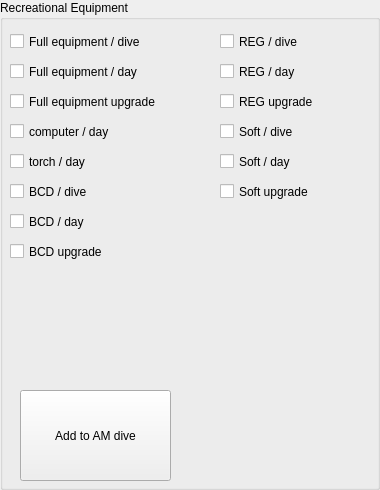
                     <widget class="QGroupBox" name="groupBox_3">
                      <property name="title">
                       <string>Recreational Equipment</string>
                      </property>
                      <widget class="QCheckBox" name="am_soft_dive_check_2">
                       <property name="geometry">
                        <rect>
                         <x>220</x>
                         <y>120</y>
                         <width>101</width>
                         <height>23</height>
                        </rect>
                       </property>
                       <property name="text">
                        <string>Soft / dive</string>
                       </property>
                      </widget>
                      <widget class="QCheckBox" name="am_torch_check_2">
                       <property name="geometry">
                        <rect>
                         <x>10</x>
                         <y>150</y>
                         <width>151</width>
                         <height>23</height>
                        </rect>
                       </property>
                       <property name="text">
                        <string>torch / day</string>
                       </property>
                      </widget>
                      <widget class="QCheckBox" name="am_full_equip_dive_check">
                       <property name="geometry">
                        <rect>
                         <x>10</x>
                         <y>30</y>
                         <width>171</width>
                         <height>23</height>
                        </rect>
                       </property>
                       <property name="text">
                        <string>Full equipment / dive</string>
                       </property>
                      </widget>
                      <widget class="QCheckBox" name="am_reg_dive_check_2">
                       <property name="geometry">
                        <rect>
                         <x>220</x>
                         <y>30</y>
                         <width>111</width>
                         <height>23</height>
                        </rect>
                       </property>
                       <property name="text">
                        <string>REG / dive</string>
                       </property>
                      </widget>
                      <widget class="QCheckBox" name="am_reg_upgrade_check_2">
                       <property name="geometry">
                        <rect>
                         <x>220</x>
                         <y>90</y>
                         <width>131</width>
                         <height>23</height>
                        </rect>
                       </property>
                       <property name="text">
                        <string>REG upgrade</string>
                       </property>
                      </widget>
                      <widget class="QCheckBox" name="am_full_equip_day_check">
                       <property name="geometry">
                        <rect>
                         <x>10</x>
                         <y>60</y>
                         <width>161</width>
                         <height>23</height>
                        </rect>
                       </property>
                       <property name="text">
                        <string>Full equipment / day</string>
                       </property>
                      </widget>
                      <widget class="QCheckBox" name="am_computer_check">
                       <property name="geometry">
                        <rect>
                         <x>10</x>
                         <y>120</y>
                         <width>161</width>
                         <height>23</height>
                        </rect>
                       </property>
                       <property name="text">
                        <string>computer / day</string>
                       </property>
                      </widget>
                      <widget class="QCheckBox" name="am_bcd_dive_check_2">
                       <property name="geometry">
                        <rect>
                         <x>10</x>
                         <y>180</y>
                         <width>131</width>
                         <height>23</height>
                        </rect>
                       </property>
                       <property name="text">
                        <string>BCD / dive</string>
                       </property>
                      </widget>
                      <widget class="QCheckBox" name="am_bcd_day_check_2">
                       <property name="geometry">
                        <rect>
                         <x>10</x>
                         <y>210</y>
                         <width>121</width>
                         <height>23</height>
                        </rect>
                       </property>
                       <property name="text">
                        <string>BCD / day</string>
                       </property>
                      </widget>
                      <widget class="QCheckBox" name="am_full_equip_upgrade_check">
                       <property name="geometry">
                        <rect>
                         <x>10</x>
                         <y>90</y>
                         <width>181</width>
                         <height>23</height>
                        </rect>
                       </property>
                       <property name="text">
                        <string>Full equipment upgrade</string>
                       </property>
                      </widget>
                      <widget class="QCheckBox" name="am_soft_upgrade_check_2">
                       <property name="geometry">
                        <rect>
                         <x>220</x>
                         <y>180</y>
                         <width>151</width>
                         <height>23</height>
                        </rect>
                       </property>
                       <property name="text">
                        <string>Soft upgrade</string>
                       </property>
                      </widget>
                      <widget class="QCheckBox" name="am_soft_day_check_2">
                       <property name="geometry">
                        <rect>
                         <x>220</x>
                         <y>150</y>
                         <width>90</width>
                         <height>23</height>
                        </rect>
                       </property>
                       <property name="text">
                        <string>Soft / day</string>
                       </property>
                      </widget>
                      <widget class="QCheckBox" name="am_bcd_upgrade_check_2">
                       <property name="geometry">
                        <rect>
                         <x>10</x>
                         <y>240</y>
                         <width>131</width>
                         <height>23</height>
                        </rect>
                       </property>
                       <property name="text">
                        <string>BCD upgrade</string>
                       </property>
                      </widget>
                      <widget class="QCheckBox" name="am_reg_day_check_2">
                       <property name="geometry">
                        <rect>
                         <x>220</x>
                         <y>60</y>
                         <width>111</width>
                         <height>23</height>
                        </rect>
                       </property>
                       <property name="text">
                        <string>REG / day</string>
                       </property>
                      </widget>
                      <widget class="QPushButton" name="am_add_to_dive_button">
                       <property name="geometry">
                        <rect>
                         <x>20</x>
                         <y>390</y>
                         <width>151</width>
                         <height>91</height>
                        </rect>
                       </property>
                       <property name="text">
                        <string>Add to AM dive</string>
                       </property>
                      </widget>
                     </widget>
